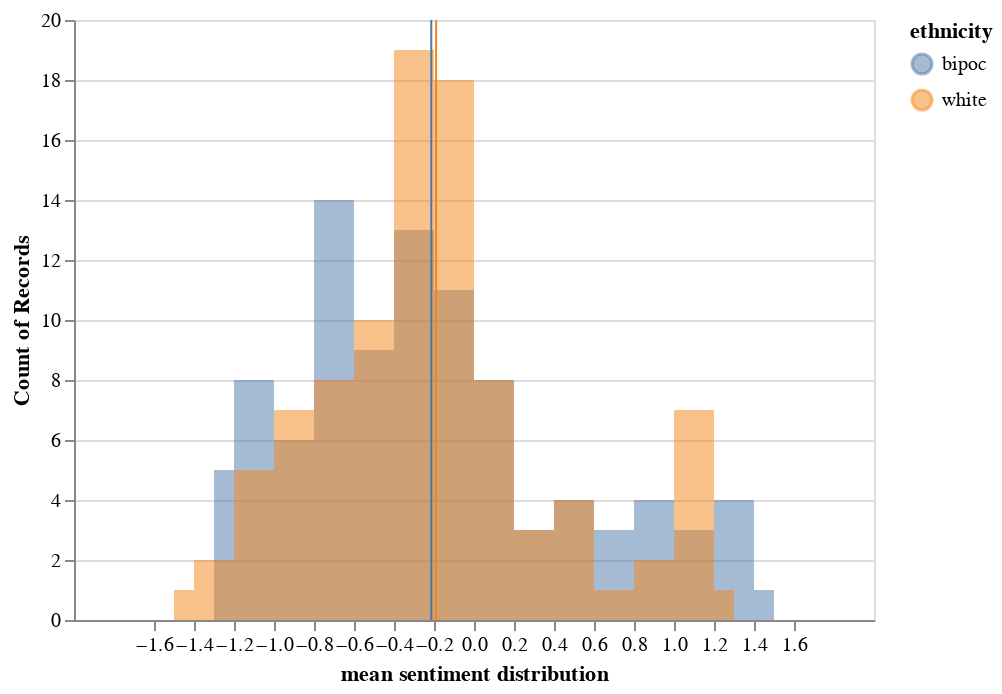

The notebook cell saved with this chart:
### Markdown cell above
### Sentiment by ethnicity

### Code cell
source = reg_free
hist_free_ethnicity_com = alt.Chart(source).mark_area(
    opacity=0.5,
    interpolate='step'
).encode(
    alt.X('mean-compound:Q', bin=alt.Bin(maxbins=30), title='mean sentiment distribution'),
    alt.Y('count()',  stack=None),
    alt.Color('ethnicity'))

rule = alt.Chart(source).mark_rule(color='red').encode(
    x=alt.X('mean-compound:Q', aggregate='mean'),
    color=alt.Color('ethnicity'))

hist_free_ethnicity_com = hist_free_ethnicity_com + rule
hist_free_ethnicity_com

### Figure 1 — Vega-Lite specification as saved in the notebook (floating-point values rounded to 4 significant figures; data arrays with more than 128 entries replaced by an {"elided": "..."} marker saying what was removed)
{"config": {"view": {"continuousWidth": 400, "continuousHeight": 300}}, "layer": [{"mark": {"type": "area", "interpolate": "step", "opacity": 0.5}, "encoding": {"color": {"type": "nominal", "field": "ethnicity"}, "x": {"type": "quantitative", "bin": {"maxbins": 30}, "field": "mean-compound", "title": "mean sentiment distribution"}, "y": {"type": "quantitative", "aggregate": "count", "stack": null}}}, {"mark": {"type": "rule", "color": "red"}, "encoding": {"color": {"type": "nominal", "field": "ethnicity"}, "x": {"type": "quantitative", "aggregate": "mean", "field": "mean-compound"}}}], "data": {"name": "data-49e7386179afb0376e965e3b44012dc1"}, "$schema": "https://vega.github.io/schema/vega-lite/v4.8.1.json", "datasets": {"data-49e7386179afb0376e965e3b44012dc1": {"elided": "192 records"}}}
